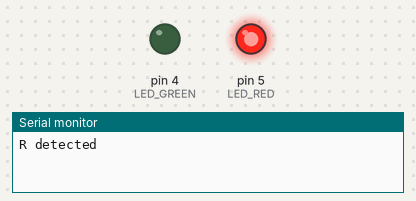
Simulated run of this sketch. Board: Arduino Uno, built with avr-gcc and run on an emulated ATmega328P. Shown: output pins drawn as LEDs (lit = HIGH), the last lines printed to the serial monitor.

Above: at 0.1 s.
At 3.1 s:
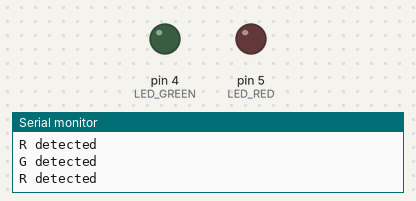
At 6.1 s:
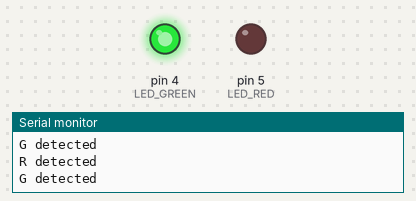
Timing chart, 0 to 8.0 s (numbered marks = the images above):
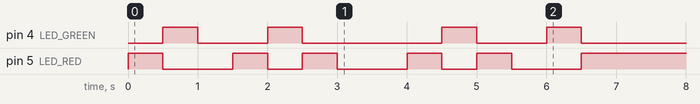

The sketch:

Question_4.ino
```cpp
#define LED_RED   5
#define LED_GREEN 4
//#define LED_BLUE  6

char letters[] = {'R', 'G', 'B', 'R', 'G', 'R', 'B', 'B', 'R', 'G', 'R', 'B', 'G', 'R'
};
int size = sizeof(letters) / sizeof(letters[0]);

int countR = 0;
int countG = 0;
int countB = 0;

void setup() {
  Serial.begin(9600);

  pinMode(LED_RED, OUTPUT);
  pinMode(LED_GREEN, OUTPUT);
  //pinMode(LED_BLUE, OUTPUT);


  for (int i = 0; i < size; i++) {

    // Turn all lights OFF before checking the next letter
    digitalWrite(LED_RED, LOW);
    digitalWrite(LED_GREEN, LOW);
    //digitalWrite(LED_BLUE, LOW);

    // Check current letter
    if (letters[i] == 'R') {
      digitalWrite(LED_RED, HIGH);
      countR++;
      Serial.println("R detected");
    }
    else if (letters[i] == 'G') {
      digitalWrite(LED_GREEN, HIGH);
      countG++;
      Serial.println("G detected");
    }
    // else if (letters[i] == 'B') {
    //   digitalWrite(LED_BLUE, HIGH);
    //   countB++;
    //   Serial.println("B detected");
    // }

    delay(500);  // delay to show each light
  }


  Serial.print("R count: ");
  Serial.println(countR);

  Serial.print("G count: ");
  Serial.println(countG);

  Serial.print("B count: ");
  Serial.println(countB);
}

void loop() {
  // nothing here
}
```
